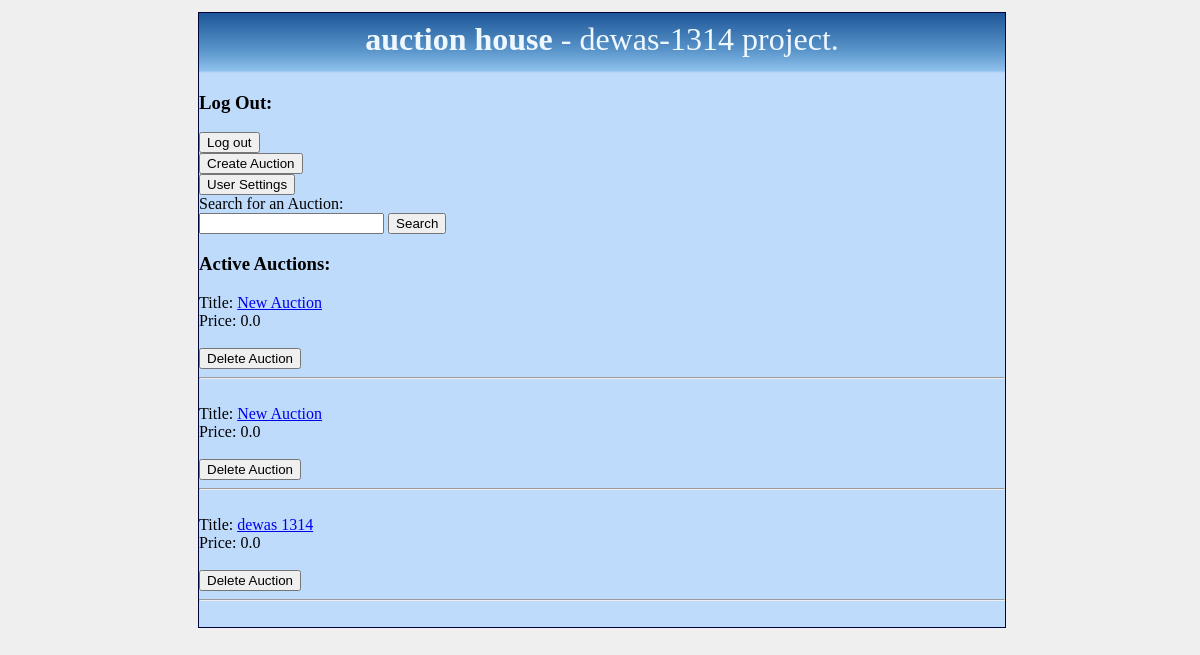
Before: /auctionhouse/ (signed in) with the older database file.
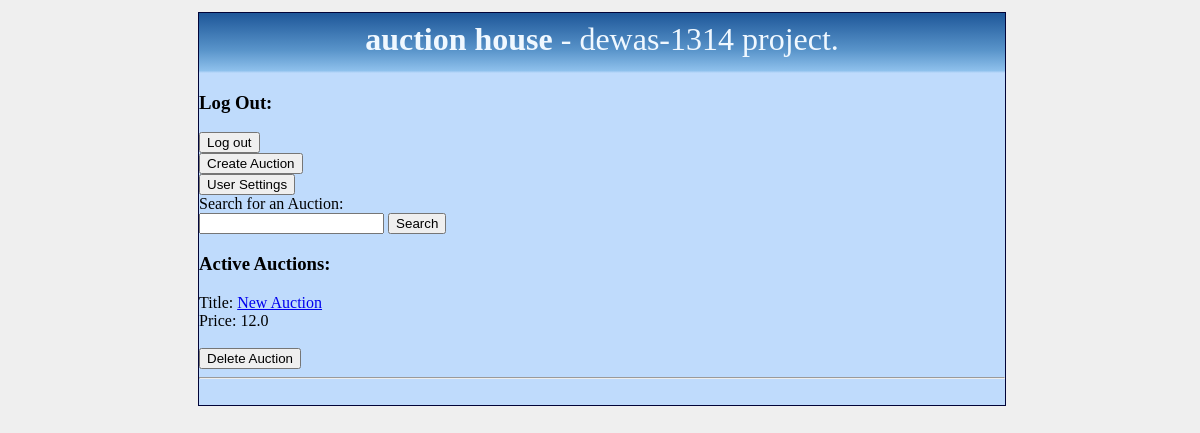
After: the same page with the newer database file.
### AuctionApp/models.py (models this page shows, shortened)
class Auction(models.Model):
    id = models.AutoField(primary_key=True)
    ownerid = models.ForeignKey(User)
    starttime = models.DateTimeField(default=datetime.utcnow(), blank=True)
    endtime = models.DateTimeField(default=timezone.now(), blank=True)
    title = models.CharField(max_length=30, default="New Auction")
    content = models.TextField()
    version = models.IntegerField(default=0)
    min_price = models.FloatField(default=0.00)
    is_active = models.BooleanField(default=False)
    is_locked = models.BooleanField(default=False)
    latest_bid_by = models.CharField(max_length=30)

### AuctionApp/views.py (the view)
def home(request):
    if request.user.is_superuser:
        auctions = Auction.objects.order_by('starttime')
    else:
        auctions = Auction.objects.filter(is_active=True)
    if not 'loggedin' in request.session:
        request.session['loggedin'] = 0
    if request.method == "POST":
        return render(request, "register_user.html")
    return render(request, "index.html", {'auctions': auctions, 'loggedin': request.session['loggedin'],
                                          'user': request.user})

### templates/index.html (shortened to what this page needs)
{% include "head.html" %}
{% include "body.html" %}
{% if loggedin == True %}
	<h3>Log Out:</h3>
	<form action="/logout/" method="post">
		<input type="submit" value="Log out">
	</form>
	<form action="/auction/" method="post">
		<input type="submit" value="Create Auction">
	</form>
	<form action="/userprofile/" method="post">
		<input type="submit" value="User Settings">
	</form>
{% endif %}
<form action="/searchauction/" method="get">
	<label>Search for an Auction:</label><br>
	<input type="search" name="searchauction">
    <input type="submit" name="searchbutton" value="Search">
</form>
<h3>Active Auctions:</h3>
{% for i in auctions %}
	Title: <a href="/auction/{{ i.id }}/">{{ i.title }}</a><br>
	Price: {{ i.min_price }}<br><br>
	{% if user.is_superuser %}
		<form action="/deleteauction/{{ i.id }}/" method="post">
			<input type="submit" name="delauction" value="Delete Auction">
		</form>
	{% endif %}
	<hr>
	<br>
{% endfor %}
{% include "footer.html" %}

### templates/head.html (shortened to what this page needs)
<!doctype html>
<html>
<head>
	{% load staticfiles %}
	<link rel="stylesheet" type="text/css" href="/static/style.css" media="screen"/>
</head>

### templates/body.html (shortened to what this page needs)
<body>
<div class="playGround">
	<header>
		<div id="header">
			<strong><p id="bigTitle">Auction House</strong> - dewas-1314 project.</p>
		</div>
	</header>

### templates/footer.html (shortened to what this page needs)
<footer>
</footer>
</div>
</body>
</html>

### static/style.css (style rules this page uses)
body { width: 99%; height: 99%; background-color: #EFEFEF; }
.playGround { border-top: 1px solid #010438; border-left: 1px solid #010438; border-right: 1px solid #010438; margin-top: 1%; margin-left: 16%; margin-right: 16%; background-color: #bfdbfc; }
header { display: block; width: 100%; height: 60px; background: -moz-linear-gradient(top, rgba(30, 87, 153, 1) 0%, rgba(89, 148, 202, 1) 62%, rgba(121, 181, 229, 0.7) 96%, rgba(125, 185, 232, 0) 100%); background: -webkit-gradient(linear, left top, left bottom, color-stop(0%, rgba(30, 87, 153, 1)), color-stop(62%, rgba(89, 148, 202, 1)), color-stop(96%, rgba(121, 181, 229, 0.7)), color-stop(100%, rgba(125, 185, 232, 0))); background: -webkit-linear-gradient(top, rgba(30, 87, 153, 1) 0%, rgba(89, 148, 202, 1) 62%, rgba(121, 181, 229, 0.7) 96%, rgba(125, 185, 232, 0) 100%); background: -o-linear-gradient(top, rgba(30, 87, 153, 1) 0%, rgba(89, 148, 202, 1) 62%, rgba(121, 181, 229, 0.7) 96%, rgba(125, 185, 232, 0) 100%); background: -ms-linear-gradient(top, rgba(30, 87, 153, 1) 0%, rgba(89, 148, 202, 1) 62%, rgba(121, 181, 229, 0.7) 96%, rgba(125, 185, 232, 0) 100%); background: linear-gradient(to bottom, rgba(30, 87, 153, 1) 0%, rgba(89, 148, 202, 1) 62%, rgba(121, 181, 229, 0.7) 96%, rgba(125, 185, 232, 0) 100%); filter: progid:DXImageTransform.Microsoft.gradient(startColorstr='#1e5799', endColorstr='#007db9e8', GradientType=0); }
#bigTitle { color: aliceblue; font-size: xx-large; margin: auto; padding-top: 1%; text-align: center; text-transform: lowercase; }
footer { border-bottom: 1px solid #010438; }

Changed rows visible on the page:
removed Auction: title "New Auction", min_price "0.0"
removed Auction: title "dewas 1314", min_price "0.0"
changed Auction "New Auction": min_price "0.0" → "12.0"
